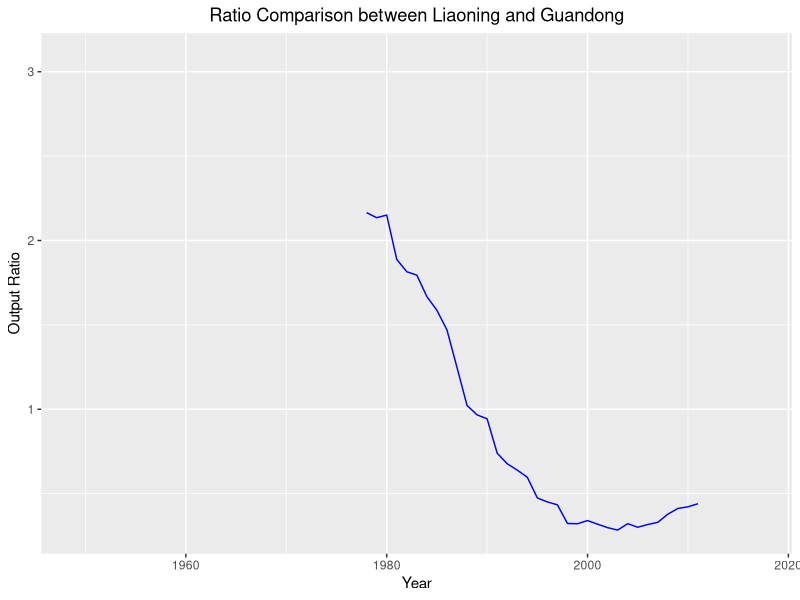
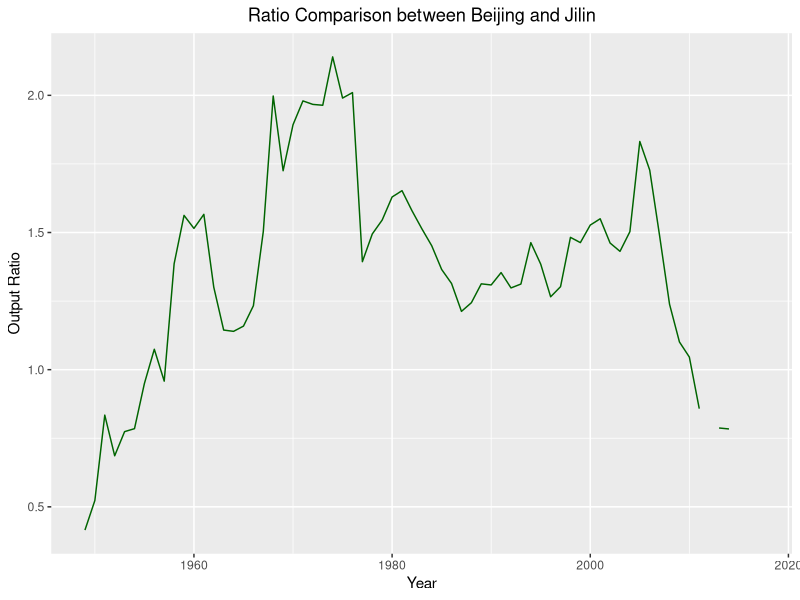
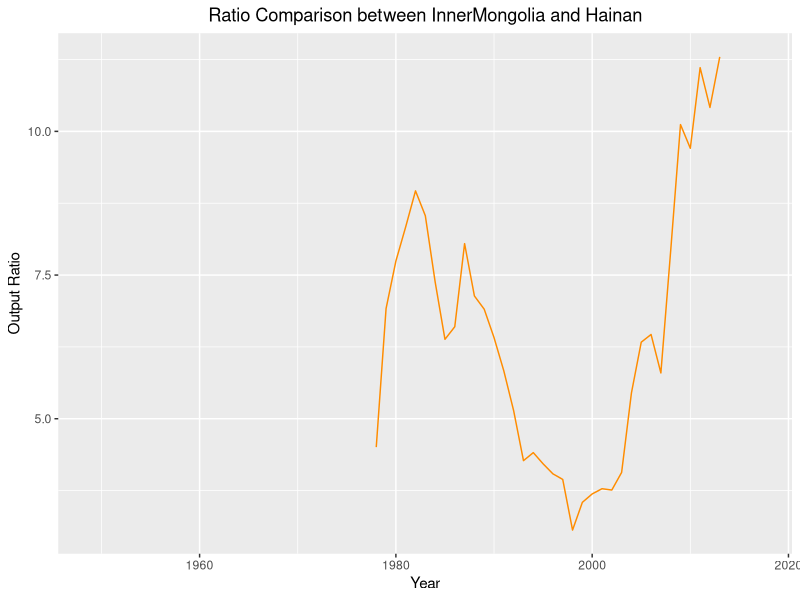

Here is the R script that generated these plots, in order: (Note: this script raises an error after producing the figures.)
library(tidyverse)
library(ggplot2)

# file
data <- read.csv("China_EO_49to17.csv",fileEncoding = "latin1")
data <- as_tibble(data)

Year <- seq(from=1949, to=2017)
data$Year <- Year

# Returns a dataframe with the calculated output ratio of the
# two specified columns. We did not modify or remove the NA values 
# during the calculation portion as we believe that there may be a loss
# in data and may impact the analysis negatively. 
produce_ratios <- function(col1, col2) {
  # Create a data frame that contains the calculate the ratios.
  results <- data.frame(data$Year, data[[col1]], data[[col2]], data[[col1]] / data[[col2]])

  # Rename the column names
  colnames(results) <- c("Year", col1, col2, "Ratios")
  return(results)
}

# Ploting interesting comparisons
out1 <- produce_ratios("Liaoning_Output","Guangdong_Output")
out2 <- produce_ratios("Beijing_Output", "Jilin_Output")
out3 <- produce_ratios("InnerMongolia_Output","Hainan_Output")

## Creates a plot of the comparison between Liaoning and Guandong
ggplot(data=out1, aes(x=Year, y=Ratios)) +
  geom_line(color="Blue") +
  xlab("Year") +
  ylab("Output Ratio") +
  ggtitle("Ratio Comparison between Liaoning and Guandong") +
  theme(plot.title = element_text(hjust=.5))

## Creates a plot of the comparison between Beijing and Jilin
ggplot(data=out2, aes(x=Year, y=Ratios)) +
  geom_line(color="DarkGreen") +
  xlab("Year") +
  ylab("Output Ratio") +
  ggtitle("Ratio Comparison between Beijing and Jilin") +
  theme(plot.title = element_text(hjust=.5))

## Creates a plot of the comparison between InnerMongolia and Hainan
ggplot(data=out3, aes(x=Year, y=Ratios)) +
  geom_line(color="DarkOrange") +
  xlab("Year") +
  ylab("Output Ratio") +
  ggtitle("Ratio Comparison between InnerMongolia and Hainan") +
  theme(plot.title = element_text(hjust=.5))

# Step 2
# Retrieve all the enterprise columns 
sum_Enterprise <- data[,grep("_Enterprise", colnames(data))]

# Calculat the national total of Enterprises
data$Enterprise_Total <- rowSums(sum_Enterprise, na.rm = TRUE)
for(index in 1:ncol(sum_Enterprise)) {
  temp_df <- produce_ratios(colnames(sum_Enterprise)[index], "Enterprise_Total")
  
  # New column name
  name <- gsub("_\\w+","_Total_Ratio", colnames(sum_Enterprise)[index])
  national_share[[name]] <- temp_df$Ratios
}

national_share <- national_share[1:6]

ggplot(data=national_share, aes(x=Year)) +
  geom_line(aes(y=Ningxia_Total_Ratio , colour="Ningxia")) +
  geom_line(aes(y=Xinjiang_Total_Ratio, colour="Xinjiang")) +
  geom_line(aes(y=Beijing_Total_Ratio, colour="Beijing")) +
  geom_line(aes(y=Tianjin_Total_Ratio, colour="Tianjin")) +
  geom_line(aes(y=Hebei_Total_Ratio, colour="Hebei")) +
  xlab("Year") +
  ylab("Percent of Enterprise Total") +
  labs(color="Provinces") +
  ggtitle("National Shares of The Total") +
  theme(plot.title = element_text(hjust=.5),legend.box = "horizontal")

# Step 3
## Selected several provinces to analyze
six_prov <- data %>%
  select(Year, Beijing_Enterprise, Beijing_Output, Tianjin_Enterprise, Tianjin_Output,
        Shaanxi_Enterprise, Shaanxi_Output, Shanghai_Enterprise, Shanghai_Output, Heilongjiang_Enterprise, Heilongjiang_Output)

## Create a new dataframe consisting of ratios
ratios <- data.frame(data$Year)
colnames(ratios) <- c("Year")

# Utilizing a counter as the index in a while loop as well as the position
i <- 2
while(i <= 10) {
  temp_df <- produce_ratios(colnames(six_prov)[i + 1], colnames(six_prov)[i])
  
  # New column name
  name <- gsub("_\\w+","_Ratios", colnames(six_prov)[i])
  ratios[[name]] <- temp_df$Ratios
  
  # Increase the counter
  i <- i + 2
}

ggplot(data=ratios, aes(x=Year)) +
  geom_line(aes(y=Beijing_Ratios, colour="Beijing")) +
  geom_line(aes(y=Tianjin_Ratios, colour="Tianjin")) +
  geom_line(aes(y=Shaanxi_Ratios, colour="Shaanxi")) +
  geom_line(aes(y=Shanghai_Ratios, colour="Shanghai")) +
  geom_line(aes(y=Heilongjiang_Ratios, colour="Heilongjiang")) +
  xlab("Year") +
  ylab("Ratio (Output per Enterprise)") +
  labs(color="Provinces") +
  ggtitle("Relationship Between Outputs and Enterprises") +
  theme(plot.title = element_text(hjust=.5),legend.box = "horizontal")

### Summarize
# Our team noticed that over time the price per enterprise was consistent until it drastically increased around 1997. Similarly, the 
# plot shows that all five provinces increase at a similar rate. However, around 2010 Shanghai showed a large drop in price per
# enterprise in contrast to the trend that Beijing and Tianjin exhibited. Conversely, both Heilongjiang and Shanghai showed an interesting
# occurence since both province's trend just stopped around the 2010. Overall, our team noticed that over time all five province's price per
# enterprise was consistent until 2010 where the ratios started to differ.

